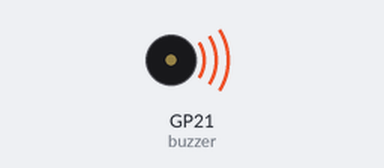
Bench run of a program on a simulated Raspberry Pi Pico running MicroPython. Shown: buzzer (waves = sounding). At 1.0 s the program stops and its outputs stay as they are.

Above: at 0.1 s.
At 0.6 s:
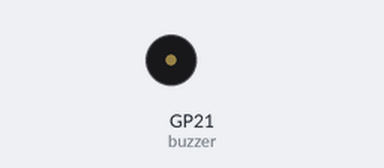
Timing chart, 0 to 2.1 s (numbered marks = the images above):
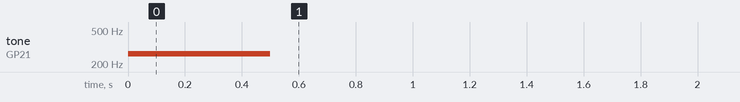

The program:

04_PWM.py
```python
from machine import Pin, PWM
from utime import sleep
buzzer = PWM(Pin(21))
buzzer.freq(262)
buzzer.duty_u16(1000)
sleep(0.5)
buzzer.duty_u16(0)
sleep(0.5)
```

Measured:
- by itself, tone on GP21 (buzzer): silent → 262 Hz at 0.00 s, → silent 0.50 s later
